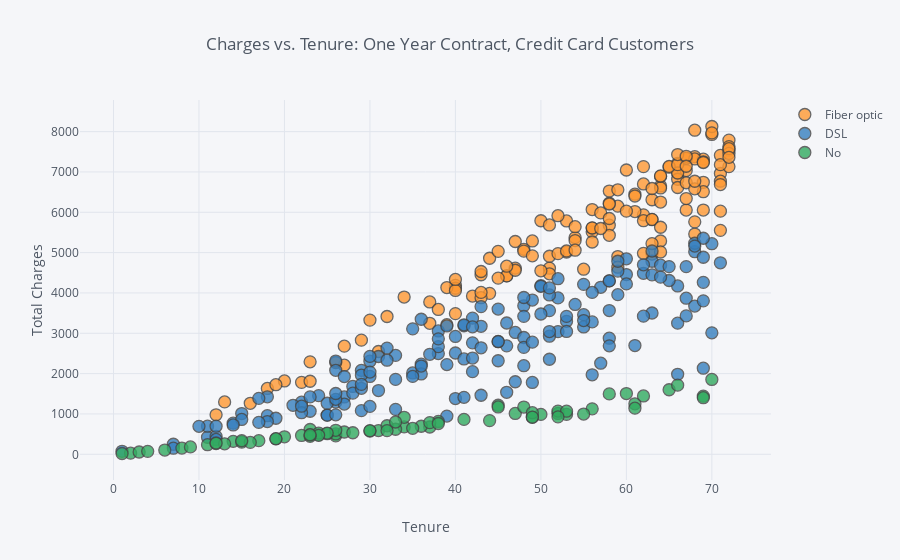

The code cell stored with this chart in its notebook:
### Code cell
#Interactive Scatter Plots
data6 = df[(df['Contract']=='One year') & (df['PaymentMethod']=='Credit card (automatic)')]
data6.iplot(x='tenure', y='TotalCharges', categories='InternetService',
           xTitle='Tenure', yTitle='Total Charges',
           title='Charges vs. Tenure: One Year Contract, Credit Card Customers')

### Figure 1 — Plotly figure (JSON) as saved in the notebook; plotly's stock layout.template omitted (floating-point values rounded to 4 significant figures; data arrays with more than 128 entries replaced by an {"elided": "..."} marker saying what was removed)
{"data": [{"marker": {"color": "rgba(255, 153, 51, 1.0)", "line": {"width": 1.3}, "opacity": 0.8, "size": 12, "symbol": "circle"}, "mode": "markers", "name": "Fiber optic", "textfont": {"color": "#4D5663"}, "type": "scatter", "uid": "663ba8a0-7168-48da-93eb-ffd3fa2b8f8c", "x": {"elided": "150 int values"}, "y": {"elided": "150 str values"}}, {"marker": {"color": "rgba(55, 128, 191, 1.0)", "line": {"width": 1.3}, "opacity": 0.8, "size": 12, "symbol": "circle"}, "mode": "markers", "name": "DSL", "textfont": {"color": "#4D5663"}, "type": "scatter", "uid": "65f49d99-080b-4f65-974b-18ef783f7c12", "x": {"elided": "172 int values"}, "y": {"elided": "172 str values"}}, {"marker": {"color": "rgba(50, 171, 96, 1.0)", "line": {"width": 1.3}, "opacity": 0.8, "size": 12, "symbol": "circle"}, "mode": "markers", "name": "No", "textfont": {"color": "#4D5663"}, "type": "scatter", "uid": "b1f04dc4-463c-4db3-a70f-8719350e0ede", "x": [45, 61, 41, 11, 47, 26, 26, 12, 34, 58, 52, 25, 62, 33, 23, 8, 14, 20, 31, 19, 15, 30, 38, 70, 27, 61, 24, 26, 24, 19, 34, 52, 32, 60, 44, 17, 65, 69, 25, 56, 37, 16, 53, 28, 2, 50, 13, 48, 36, 32, 49, 3, 69, 49, 4, 37, 30, 23, 22, 1, 45, 24, 23, 49, 66, 12, 9, 35, 55, 53, 33, 52, 38, 15, 6, 23], "y": ["1216.6", "1252", "865", "237.7", "1013.05", "457.3", "504.2", "267", "678.8", "1497.9", "1012.4", "510.8", "1446.8", "620.55", "615.35", "153.95", "321.7", "433.75", "589.25", "383.65", "302.45", "576.65", "814.75", "1856.4", "552.9", "1143.8", "482.8", "595.5", "527.35", "386.5", "917.15", "1071.6", "707.5", "1506.4", "835.5", "337.9", "1600.95", "1442.65", "527.5", "1126.75", "677.05", "295.55", "990.45", "534.7", "28.3", "989.05", "259.65", "1171.5", "695.85", "587.7", "918.7", "57.4", "1403.1", "1032.05", "73.1", "785.75", "587.1", "478.1", "467.15", "19.85", "1174.35", "469.65", "445.3", "921.3", "1714.55", "280.4", "183.15", "644.5", "998.1", "1068.15", "800.3", "928.4", "763.1", "335.95", "105.5", "486.2"]}], "layout": {"legend": {"bgcolor": "#F5F6F9", "font": {"color": "#4D5663"}}, "paper_bgcolor": "#F5F6F9", "plot_bgcolor": "#F5F6F9", "title": {"font": {"color": "#4D5663"}, "text": "Charges vs. Tenure: One Year Contract, Credit Card Customers"}, "xaxis": {"gridcolor": "#E1E5ED", "showgrid": true, "tickfont": {"color": "#4D5663"}, "title": {"font": {"color": "#4D5663"}, "text": "Tenure"}, "zerolinecolor": "#E1E5ED"}, "yaxis": {"gridcolor": "#E1E5ED", "showgrid": true, "tickfont": {"color": "#4D5663"}, "title": {"font": {"color": "#4D5663"}, "text": "Total Charges"}, "zerolinecolor": "#E1E5ED"}}}
